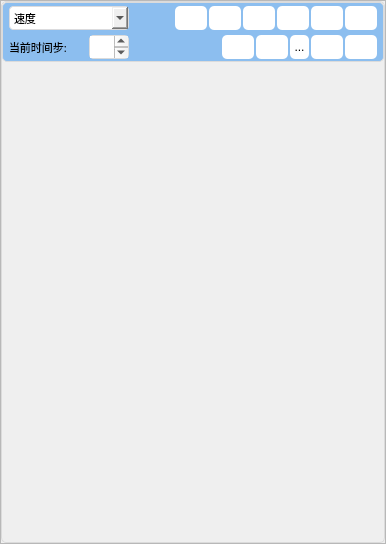
       <widget class="QFrame" name="frame_right">
        <property name="styleSheet">
         <string notr="true">#frame_right{
	border: none;
}
#frame_view{
	background: radial-gradient( #E3EFFC 0%, #CDDEFF 100%);
	border-radius: 5px 5px 5px 5px;
	border: 1px solid #DBDBDB;
}</string>
        </property>
        <property name="frameShape">
         <enum>QFrame::StyledPanel</enum>
        </property>
        <property name="frameShadow">
         <enum>QFrame::Raised</enum>
        </property>
        <layout class="QVBoxLayout" name="verticalLayout_right">
         <property name="spacing">
          <number>6</number>
         </property>
         <property name="leftMargin">
          <number>0</number>
         </property>
         <property name="topMargin">
          <number>0</number>
         </property>
         <property name="rightMargin">
          <number>0</number>
         </property>
         <property name="bottomMargin">
          <number>0</number>
         </property>
         <item>
          <widget class="QFrame" name="frame_view">
           <property name="sizePolicy">
            <sizepolicy hsizetype="Fixed" vsizetype="Fixed">
             <horstretch>0</horstretch>
             <verstretch>0</verstretch>
            </sizepolicy>
           </property>
           <property name="styleSheet">
            <string notr="true">#frame_graph{
	border-radius: 5px 5px 5px 5px;
	border: none;
}
#frame_view_set{
	background: radial-gradient, #8CBEEF;
	border-radius: 5px 5px 0px 0px;
	border: 1px solid #DBDBDB;
}</string>
           </property>
           <property name="frameShape">
            <enum>QFrame::StyledPanel</enum>
           </property>
           <property name="frameShadow">
            <enum>QFrame::Raised</enum>
           </property>
           <layout class="QVBoxLayout" name="verticalLayout_view">
            <property name="spacing">
             <number>0</number>
            </property>
            <property name="leftMargin">
             <number>0</number>
            </property>
            <property name="topMargin">
             <number>0</number>
            </property>
            <property name="rightMargin">
             <number>0</number>
            </property>
            <property name="bottomMargin">
             <number>0</number>
            </property>
            <item>
             <widget class="QFrame" name="frame_view_set">
              <property name="minimumSize">
               <size>
                <width>0</width>
                <height>60</height>
               </size>
              </property>
              <property name="maximumSize">
               <size>
                <width>16777215</width>
                <height>60</height>
               </size>
              </property>
              <property name="styleSheet">
               <string notr="true">#frame_view_set_1{
	background: radial-gradient, #8CBEEF;
	border-radius: 5px 5px 5px 5px;
}
#frame_view_set_2{
	background: radial-gradient, #8CBEEF;
	border-radius: 5px 5px 5px 5px
}</string>
              </property>
              <property name="frameShape">
               <enum>QFrame::StyledPanel</enum>
              </property>
              <property name="frameShadow">
               <enum>QFrame::Raised</enum>
              </property>
              <layout class="QVBoxLayout" name="verticalLayout_view_set">
               <property name="spacing">
                <number>0</number>
               </property>
               <property name="leftMargin">
                <number>0</number>
               </property>
               <property name="topMargin">
                <number>0</number>
               </property>
               <property name="rightMargin">
                <number>0</number>
               </property>
               <property name="bottomMargin">
                <number>0</number>
               </property>
               <item>
                <widget class="QFrame" name="frame_view_set_1">
                 <property name="minimumSize">
                  <size>
                   <width>0</width>
                   <height>30</height>
                  </size>
                 </property>
                 <property name="maximumSize">
                  <size>
                   <width>16777215</width>
                   <height>30</height>
                  </size>
                 </property>
                 <property name="styleSheet">
                  <string notr="true">#frame_view_xyz{
	background: radial-gradient, #8CBEEF;
	border-radius: 5px 5px 5px 5px;
	border: none;
}
QComboBox{
	background: radial-gradient( #ECECED 0%, #FFFFFF 100%);
	border-radius: 4px 4px 4px 4px;
	border: 1px solid #DBDBDD;
}
QPushButton{
	background-color: rgb(140, 190, 239);
	border-radius: 5px 5px 5px 5px;
	border: none;
}</string>
                 </property>
                 <property name="frameShape">
                  <enum>QFrame::StyledPanel</enum>
                 </property>
                 <property name="frameShadow">
                  <enum>QFrame::Raised</enum>
                 </property>
                 <layout class="QHBoxLayout" name="horizontalLayout_view_set_1">
                  <property name="spacing">
                   <number>6</number>
                  </property>
                  <property name="leftMargin">
                   <number>6</number>
                  </property>
                  <property name="topMargin">
                   <number>0</number>
                  </property>
                  <property name="rightMargin">
                   <number>6</number>
                  </property>
                  <property name="bottomMargin">
                   <number>0</number>
                  </property>
                  <item>
                   <widget class="QComboBox" name="comboBox">
                    <property name="minimumSize">
                     <size>
                      <width>120</width>
                      <height>24</height>
                     </size>
                    </property>
                    <property name="maximumSize">
                     <size>
                      <width>120</width>
                      <height>24</height>
                     </size>
                    </property>
                    <property name="font">
                     <font>
                      <family>黑体</family>
                      <pointsize>8</pointsize>
                      <weight>50</weight>
                      <bold>false</bold>
                     </font>
                    </property>
                    <item>
                     <property name="text">
                      <string>速度</string>
                     </property>
                    </item>
                    <item>
                     <property name="text">
                      <string>压强</string>
                     </property>
                    </item>
                    <item>
                     <property name="text">
                      <string>温度</string>
                     </property>
                    </item>
                   </widget>
                  </item>
                  <item>
                   <spacer name="horizontalSpacer_1">
                    <property name="orientation">
                     <enum>Qt::Horizontal</enum>
                    </property>
                    <property name="sizeHint" stdset="0">
                     <size>
                      <width>40</width>
                      <height>20</height>
                     </size>
                    </property>
                   </spacer>
                  </item>
                  <item>
                   <widget class="QFrame" name="frame_view_xyz">
                    <property name="styleSheet">
                     <string notr="true">QPushButton{
	background-color: rgb(255, 255, 255)
}</string>
                    </property>
                    <property name="frameShape">
                     <enum>QFrame::StyledPanel</enum>
                    </property>
                    <property name="frameShadow">
                     <enum>QFrame::Raised</enum>
                    </property>
                    <layout class="QHBoxLayout" name="horizontalLayout_view_xyz">
                     <property name="spacing">
                      <number>2</number>
                     </property>
                     <property name="leftMargin">
                      <number>0</number>
                     </property>
                     <property name="topMargin">
                      <number>0</number>
                     </property>
                     <property name="rightMargin">
                      <number>0</number>
                     </property>
                     <property name="bottomMargin">
                      <number>0</number>
                     </property>
                     <item>
                      <widget class="QPushButton" name="pushButton_xy">
                       <property name="maximumSize">
                        <size>
                         <width>16777215</width>
                         <height>24</height>
                        </size>
                       </property>
                       <property name="text">
                        <string/>
                       </property>
                       <property name="icon">
                        <iconset resource="res.qrc">
                         <normaloff>:/icons/icon_xy.png</normaloff>:/icons/icon_xy.png</iconset>
                       </property>
                       <property name="iconSize">
                        <size>
                         <width>24</width>
                         <height>24</height>
                        </size>
                       </property>
                      </widget>
                     </item>
                     <item>
                      <widget class="QPushButton" name="pushButton_yx">
                       <property name="maximumSize">
                        <size>
                         <width>16777215</width>
                         <height>24</height>
                        </size>
                       </property>
                       <property name="text">
                        <string/>
                       </property>
                       <property name="icon">
                        <iconset resource="res.qrc">
                         <normaloff>:/icons/icon_yx.png</normaloff>:/icons/icon_yx.png</iconset>
                       </property>
                       <property name="iconSize">
                        <size>
                         <width>24</width>
                         <height>24</height>
                        </size>
                       </property>
                      </widget>
                     </item>
                     <item>
                      <widget class="QPushButton" name="pushButton_yz">
                       <property name="maximumSize">
                        <size>
                         <width>16777215</width>
                         <height>24</height>
                        </size>
                       </property>
                       <property name="text">
                        <string/>
                       </property>
                       <property name="icon">
                        <iconset resource="res.qrc">
                         <normaloff>:/icons/icon_yz.png</normaloff>:/icons/icon_yz.png</iconset>
                       </property>
                       <property name="iconSize">
                        <size>
                         <width>24</width>
                         <height>24</height>
                        </size>
                       </property>
                      </widget>
                     </item>
                     <item>
                      <widget class="QPushButton" name="pushButton_zy">
                       <property name="maximumSize">
                        <size>
                         <width>16777215</width>
                         <height>24</height>
                        </size>
                       </property>
                       <property name="text">
                        <string/>
                       </property>
                       <property name="icon">
                        <iconset resource="res.qrc">
                         <normaloff>:/icons/icon_zy.png</normaloff>:/icons/icon_zy.png</iconset>
                       </property>
                       <property name="iconSize">
                        <size>
                         <width>24</width>
                         <height>24</height>
                        </size>
                       </property>
                      </widget>
                     </item>
                     <item>
                      <widget class="QPushButton" name="pushButton_zx">
                       <property name="sizePolicy">
                        <sizepolicy hsizetype="Fixed" vsizetype="Fixed">
                         <horstretch>0</horstretch>
                         <verstretch>0</verstretch>
                        </sizepolicy>
                       </property>
                       <property name="maximumSize">
                        <size>
                         <width>16777215</width>
                         <height>24</height>
                        </size>
                       </property>
                       <property name="text">
                        <string/>
                       </property>
                       <property name="icon">
                        <iconset resource="res.qrc">
                         <normaloff>:/icons/icon_zx.png</normaloff>:/icons/icon_zx.png</iconset>
                       </property>
                       <property name="iconSize">
                        <size>
                         <width>24</width>
                         <height>24</height>
                        </size>
                       </property>
                      </widget>
                     </item>
                     <item>
                      <widget class="QPushButton" name="pushButton_xz">
                       <property name="maximumSize">
                        <size>
                         <width>16777215</width>
                         <height>24</height>
                        </size>
                       </property>
                       <property name="text">
                        <string/>
                       </property>
                       <property name="icon">
                        <iconset resource="res.qrc">
                         <normaloff>:/icons/icon_xz.png</normaloff>:/icons/icon_xz.png</iconset>
                       </property>
                       <property name="iconSize">
                        <size>
                         <width>24</width>
                         <height>24</height>
                        </size>
                       </property>
                      </widget>
                     </item>
                    </layout>
                   </widget>
                  </item>
                 </layout>
                </widget>
               </item>
               <item>
                <widget class="QFrame" name="frame_view_set_2">
                 <property name="styleSheet">
                  <string notr="true">#frame_view_present{
	background: radial-gradient, #8CBEEF;
	border-radius: 5px 5px 5px 5px;
	border: none;
}
#frame_view_time{
	background: radial-gradient, #8CBEEF;
	border-radius: 5px 5px 5px 5px;
	border: none;
}
QLabel{
	background: radial-gradient( #ECECED 0%, #FFFFFF 100%);
	border-radius: 4px 4px 4px 4px;
}
QTextBrowser{
	background: radial-gradient( #ECECED 0%, #FFFFFF 100%);
	border-radius: 4px 4px 4px 4px;
	border: 1px solid #DBDBDB;
}
QPushButton{
	background-color: rgb(140, 190, 239);
	border-radius: 5px 5px 5px 5px;
	border: none;
}
QToolButton{
	background-color: rgb(140, 190, 239);
	border-radius: 5px 5px 5px 5px;
	border: none;
}</string>
                 </property>
                 <property name="frameShape">
                  <enum>QFrame::StyledPanel</enum>
                 </property>
                 <property name="frameShadow">
                  <enum>QFrame::Raised</enum>
                 </property>
                 <layout class="QHBoxLayout" name="horizontalLayout_view_set_2">
                  <property name="leftMargin">
                   <number>6</number>
                  </property>
                  <property name="topMargin">
                   <number>0</number>
                  </property>
                  <property name="rightMargin">
                   <number>6</number>
                  </property>
                  <property name="bottomMargin">
                   <number>0</number>
                  </property>
                  <item>
                   <widget class="QFrame" name="frame_view_present">
                    <property name="minimumSize">
                     <size>
                      <width>120</width>
                      <height>24</height>
                     </size>
                    </property>
                    <property name="maximumSize">
                     <size>
                      <width>120</width>
                      <height>24</height>
                     </size>
                    </property>
                    <property name="frameShape">
                     <enum>QFrame::StyledPanel</enum>
                    </property>
                    <property name="frameShadow">
                     <enum>QFrame::Raised</enum>
                    </property>
                    <layout class="QHBoxLayout" name="horizontalLayout_view_present">
                     <property name="leftMargin">
                      <number>0</number>
                     </property>
                     <property name="topMargin">
                      <number>0</number>
                     </property>
                     <property name="rightMargin">
                      <number>0</number>
                     </property>
                     <property name="bottomMargin">
                      <number>0</number>
                     </property>
                     <item>
                      <widget class="QLabel" name="label_2">
                       <property name="minimumSize">
                        <size>
                         <width>80</width>
                         <height>0</height>
                        </size>
                       </property>
                       <property name="maximumSize">
                        <size>
                         <width>80</width>
                         <height>16777215</height>
                        </size>
                       </property>
                       <property name="font">
                        <font>
                         <family>黑体</family>
                         <pointsize>8</pointsize>
                        </font>
                       </property>
                       <property name="text">
                        <string>当前时间步:</string>
                       </property>
                      </widget>
                     </item>
                     <item>
                      <widget class="QTextBrowser" name="textBrowser_2">
                       <property name="minimumSize">
                        <size>
                         <width>40</width>
                         <height>0</height>
                        </size>
                       </property>
                       <property name="maximumSize">
                        <size>
                         <width>40</width>
                         <height>16777215</height>
                        </size>
                       </property>
                       <property name="font">
                        <font>
                         <family>黑体</family>
                         <pointsize>8</pointsize>
                         <weight>50</weight>
                         <bold>false</bold>
                        </font>
                       </property>
                      </widget>
                     </item>
                    </layout>
                   </widget>
                  </item>
                  <item>
                   <spacer name="horizontalSpacer_2">
                    <property name="orientation">
                     <enum>Qt::Horizontal</enum>
                    </property>
                    <property name="sizeHint" stdset="0">
                     <size>
                      <width>40</width>
                      <height>20</height>
                     </size>
                    </property>
                   </spacer>
                  </item>
                  <item>
                   <widget class="QFrame" name="frame_view_time">
                    <property name="styleSheet">
                     <string notr="true">QPushButton{
	background-color: rgb(255, 255, 255)
}
QToolButton{
	background-color: rgb(255, 255, 255)
}</string>
                    </property>
                    <property name="frameShape">
                     <enum>QFrame::StyledPanel</enum>
                    </property>
                    <property name="frameShadow">
                     <enum>QFrame::Raised</enum>
                    </property>
                    <layout class="QHBoxLayout" name="horizontalLayout_view_time">
                     <property name="spacing">
                      <number>2</number>
                     </property>
                     <property name="leftMargin">
                      <number>0</number>
                     </property>
                     <property name="topMargin">
                      <number>0</number>
                     </property>
                     <property name="rightMargin">
                      <number>0</number>
                     </property>
                     <property name="bottomMargin">
                      <number>0</number>
                     </property>
                     <item>
                      <widget class="QPushButton" name="pushButton_first">
                       <property name="maximumSize">
                        <size>
                         <width>16777215</width>
                         <height>24</height>
                        </size>
                       </property>
                       <property name="text">
                        <string/>
                       </property>
                       <property name="icon">
                        <iconset resource="res.qrc">
                         <normaloff>:/icons/icon_first.png</normaloff>:/icons/icon_first.png</iconset>
                       </property>
                       <property name="iconSize">
                        <size>
                         <width>24</width>
                         <height>24</height>
                        </size>
                       </property>
                      </widget>
                     </item>
                     <item>
                      <widget class="QPushButton" name="pushButton_previous">
                       <property name="maximumSize">
                        <size>
                         <width>16777215</width>
                         <height>24</height>
                        </size>
                       </property>
                       <property name="text">
                        <string/>
                       </property>
                       <property name="icon">
                        <iconset resource="res.qrc">
                         <normaloff>:/icons/icon_previous.png</normaloff>:/icons/icon_previous.png</iconset>
                       </property>
                       <property name="iconSize">
                        <size>
                         <width>24</width>
                         <height>24</height>
                        </size>
                       </property>
                      </widget>
                     </item>
                     <item>
                      <widget class="QToolButton" name="pushButton_run">
                       <property name="sizePolicy">
                        <sizepolicy hsizetype="Minimum" vsizetype="Fixed">
                         <horstretch>0</horstretch>
                         <verstretch>0</verstretch>
                        </sizepolicy>
                       </property>
                       <property name="maximumSize">
                        <size>
                         <width>16777215</width>
                         <height>24</height>
                        </size>
                       </property>
                       <property name="text">
                        <string>...</string>
                       </property>
                       <property name="icon">
                        <iconset resource="res.qrc">
                         <normaloff>:/icons/icon_run.png</normaloff>
                         <normalon>:/icons/icon_stop.png</normalon>:/icons/icon_run.png</iconset>
                       </property>
                       <property name="iconSize">
                        <size>
                         <width>24</width>
                         <height>24</height>
                        </size>
                       </property>
                       <property name="checkable">
                        <bool>true</bool>
                       </property>
                       <property name="checked">
                        <bool>false</bool>
                       </property>
                      </widget>
                     </item>
                     <item>
                      <widget class="QPushButton" name="pushButton_next">
                       <property name="maximumSize">
                        <size>
                         <width>16777215</width>
                         <height>24</height>
                        </size>
                       </property>
                       <property name="text">
                        <string/>
                       </property>
                       <property name="icon">
                        <iconset resource="res.qrc">
                         <normaloff>:/icons/icon_next.png</normaloff>:/icons/icon_next.png</iconset>
                       </property>
                       <property name="iconSize">
                        <size>
                         <width>24</width>
                         <height>24</height>
                        </size>
                       </property>
                      </widget>
                     </item>
                     <item>
                      <widget class="QPushButton" name="pushButton_last">
                       <property name="maximumSize">
                        <size>
                         <width>16777215</width>
                         <height>24</height>
                        </size>
                       </property>
                       <property name="text">
                        <string/>
                       </property>
                       <property name="icon">
                        <iconset resource="res.qrc">
                         <normaloff>:/icons/icon_last.png</normaloff>:/icons/icon_last.png</iconset>
                       </property>
                       <property name="iconSize">
                        <size>
                         <width>24</width>
                         <height>24</height>
                        </size>
                       </property>
                      </widget>
                     </item>
                    </layout>
                   </widget>
                  </item>
                 </layout>
                </widget>
               </item>
              </layout>
             </widget>
            </item>
            <item>
             <widget class="QFrame" name="frame_graph">
              <property name="minimumSize">
               <size>
                <width>0</width>
                <height>480</height>
               </size>
              </property>
              <property name="maximumSize">
               <size>
                <width>16777215</width>
                <height>480</height>
               </size>
              </property>
              <property name="styleSheet">
               <string notr="true"/>
              </property>
              <property name="frameShape">
               <enum>QFrame::StyledPanel</enum>
              </property>
              <property name="frameShadow">
               <enum>QFrame::Raised</enum>
              </property>
             </widget>
            </item>
           </layout>
          </widget>
         </item>
        </layout>
       </widget>
